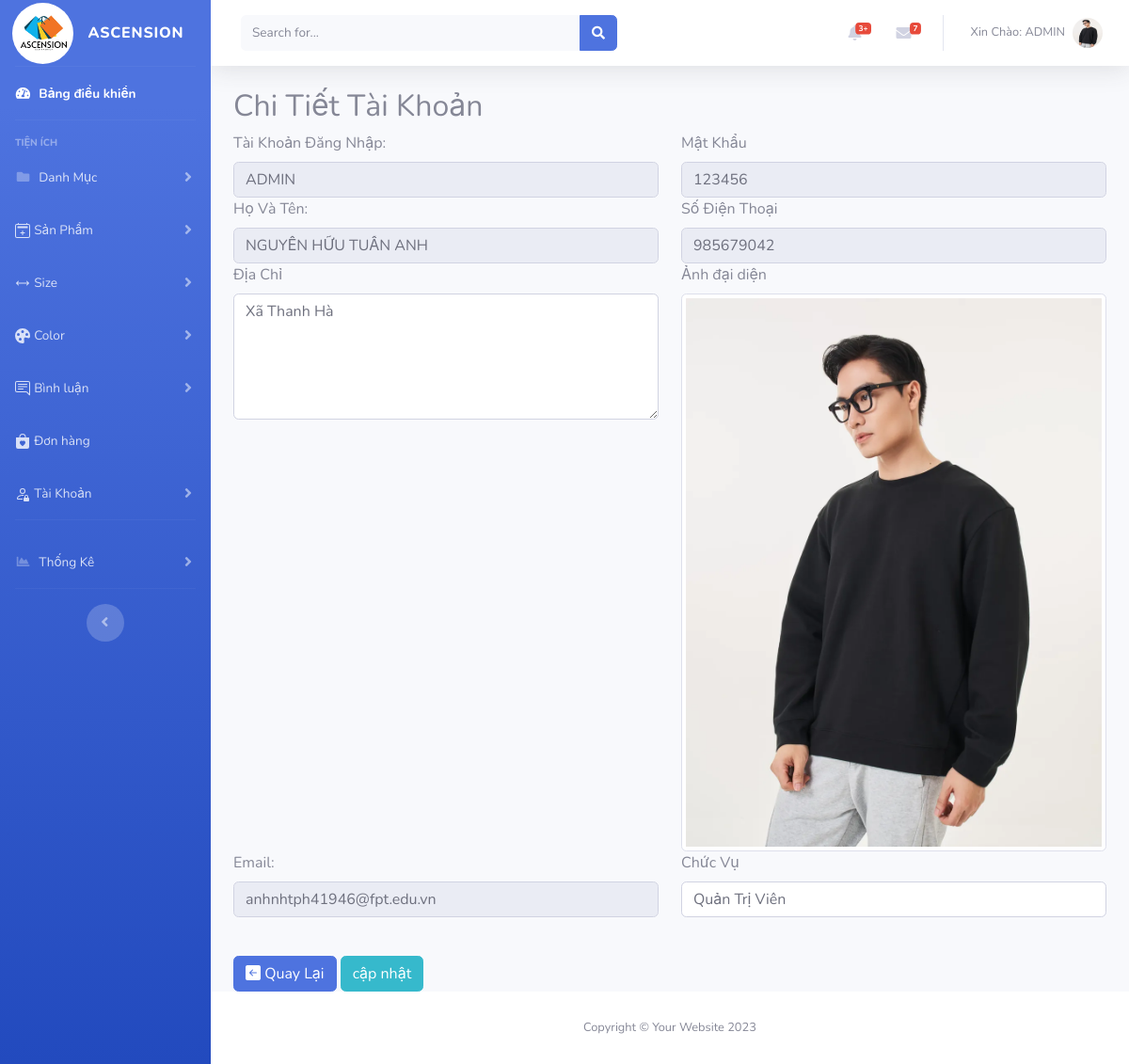
Screenshot of /admin/index.php?act=ct_tk&idtk=1 (signed in) with the database file from the repository.
### tables this page shows
CREATE TABLE `taikhoan` (
  `id_tk` int(11) NOT NULL,
  `name_tk` varchar(150) NOT NULL,
  `pass` varchar(300) NOT NULL,
  `image_tk` varchar(255) DEFAULT NULL,
  `full_name` varchar(255) NOT NULL,
  `chucvu` tinyint(4) NOT NULL DEFAULT 0,
  `email` varchar(150) NOT NULL,
  `phone` int(11) DEFAULT NULL,
  `dia_chi` text NOT NULL,
  `lock` tinyint(1) NOT NULL DEFAULT 0
);

### model/pdo.php (called while the page is built, shortened)
<?php
function pdo_get_connection(){
    $dburl = "mysql:host=127.0.0.1;dbname=duan1;charset=utf8";
    $username = 'root';
    $password = '';
    $conn = new PDO($dburl, $username, $password);
    $conn->setAttribute(PDO::ATTR_ERRMODE, PDO::ERRMODE_EXCEPTION);
    return $conn;
}
function pdo_query_one($sql){
    $sql_args = array_slice(func_get_args(), 1);
    try{
        $conn = pdo_get_connection();
        $stmt = $conn->prepare($sql);
        $stmt->execute($sql_args);
        $row = $stmt->fetch(PDO::FETCH_ASSOC);
        return $row;
    }
    catch(PDOException $e){
        throw $e;
    }
    finally{
        unset($conn);
    }
}

### model/taikhoan.php (called while the page is built, shortened)
<?php
function Load_one_TK($id)
{
  $sql = "SELECT * FROM taikhoan WHERE id_tk = $id";
  $tk = pdo_query_one($sql);
  return $tk;
}

### admin/taikhoan/taikhoan_chitiet.php (the view, shortened to what this page needs)
<div class="container mt-3">
    <h2>Chi Tiết Tài Khoản</h2>
    <form method="post" action="?act=uptk">
        <div class="row">
            <div class="col">
                <label name="mau_sac" class="form-label">Tài Khoản Đăng Nhập:</label>
                <input type="text" value="<?= $tk['name_tk'] ?>" class="form-control" readonly>
            </div>
            <div class="col">
                <label name="mau_sac" class="form-label">Mật Khẩu</label>
                <input type="text" value="<?= $tk['pass'] ?>" class="form-control" readonly>
            </div>
        </div>
        <div class="row">
            <div class="col">
                <label name="mau_sac" class="form-label">Họ Và Tên:</label>
                <input type="text" value="<?= $tk['full_name'] ?>" class="form-control" readonly>
            </div>
            <div class="col">
                <label name="mau_sac" class="form-label">Số Điện Thoại</label>
                <input type="text" value="<?= $tk['phone'] ?>" class="form-control" readonly>
            </div>
        </div>
        <div class="row">
            <div class="col">
                <label name="mau_sac" class="form-label">Địa Chỉ</label>
                <textarea class="form-control" rows="5" id="comment" name="text"><?= $tk['dia_chi'] ?></textarea>
            </div>
            <div class="col">
                <label name="mau_sac" class="form-label">Ảnh đại diện</label>
                <img src="../assets/uploads/<?= $tk['image_tk'] ?>" class="img-thumbnail">
            </div>
        </div>
        <div class="row">
            <div class="col">
                <label name="mau_sac" class="form-label">Email:</label>
                <input type="text" value="<?= $tk['email'] ?>" class="form-control" readonly>
            </div>
            <div class="col">
                <label name="mau_sac" class="form-label">Chức Vụ</label>
                <div class="form-group">
                    <select class="form-control" id="exampleFormControlSelect1" name="chucvu">
                        <option value="1" <?= ($tk['chucvu']) == 1 ? 'selected' : '' ?>>Quản Trị Viên</option>
                    </select>
                </div>
            </div>
        </div>
        <div class="col1" style="margin-top:25px ;">
            <a href="?act=taikhoan" class="btn btn-primary"><i class="bi bi-arrow-left-square-fill"></i> Quay Lại</a>
            <input type="submit" value="cập nhật" name="gui" class="btn btn-info">
        </div>
    </form>
</div>

### rows the page displays
taikhoan: name_tk "ADMIN", pass "123456", full_name "NGUYỄN HỮU TUẤN ANH", phone "985679042", text "Xã Thanh Hà", image_tk (picture), email "anhnhtph41946@fpt.edu.vn", chucvu "Quản Trị Viên"

### other values shown
$_SESSION['username']['name_tk'] "ADMIN"
